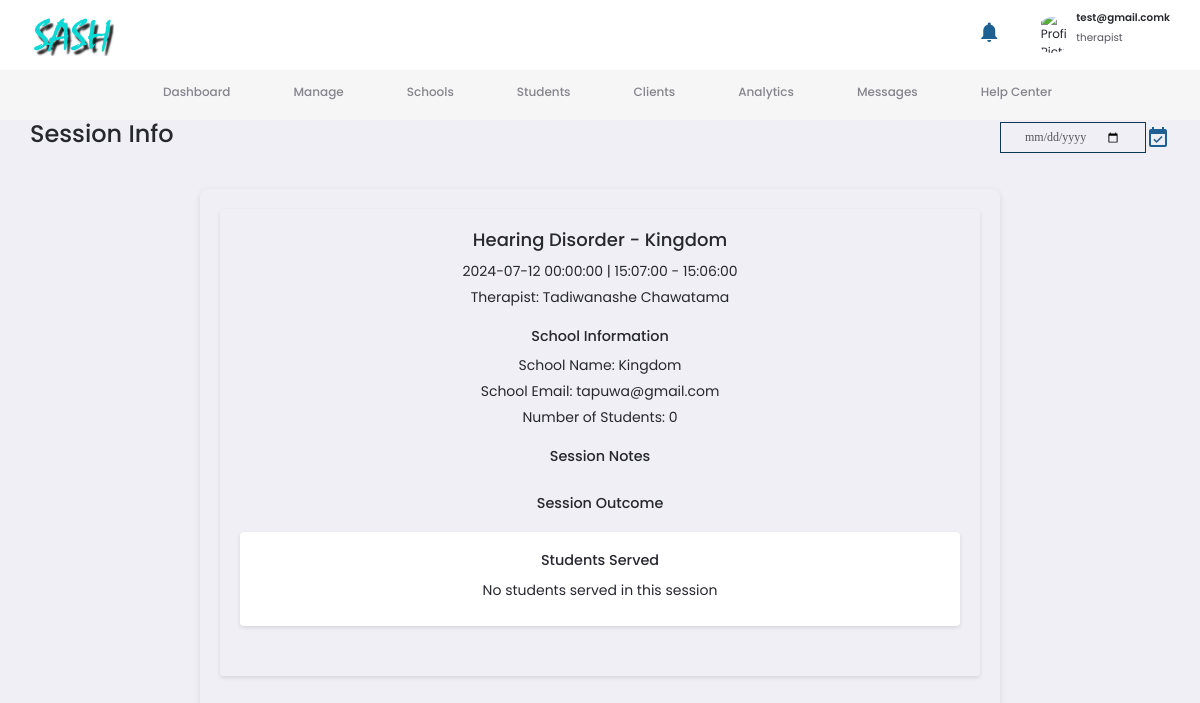
Page /schoolsessioninfo/1/1 (signed in) on the committed database.
### mainapp/models.py (models this page shows, shortened)
class User(db.Model, UserMixin):
    __tablename__ = 'users'
    id = db.Column(db.Integer, primary_key=True)
    firstname = db.Column(db.String(60), nullable=False)
    lastname = db.Column(db.String(60), nullable=False)
    date_of_birth = db.Column(db.DateTime, nullable=False, default=datetime.utcnow)
    gender = db.Column(db.String(60), nullable=False)
    phonenumber = db.Column(db.String(60), nullable=False)
    email = db.Column(db.String(120), nullable=False, unique=True)
    password = db.Column(db.String(120), nullable=False)
    address = db.Column(db.Text, nullable=False)
    role = db.Column(db.String(60), nullable=False)
    contract = db.Column(db.Integer, nullable=False, default=3)
    academic_transcripts = db.Column(db.String(20), nullable=False,  default="user.png")
    personal_doc = db.Column(db.String(20), nullable=False, default="user.png")
    profile_image = db.Column(db.String(20), nullable=False, default="user.png")
    clients = db.relationship('Client', backref='user_therapist', lazy=True)
    schools = db.relationship('School', backref='school_therapist', lazy=True)
    schoolssessions = db.relationship('SchoolSession', backref='session_therapist', lazy=True)
    clientsessions = db.relationship('ClientSession', backref='session_therapist', lazy=True)
    notification = db.relationship('Notifications', backref='user', lazy=True)

class SchoolSession(db.Model):
    __tablename__ = 'school_sessions'
    id = db.Column(db.Integer, primary_key=True)
    date = db.Column(db.DateTime, nullable=False, default=datetime.utcnow)
    start_time = db.Column(db.Time, nullable=False, default=datetime.utcnow)
    end_time = db.Column(db.Time, nullable=False, default=datetime.utcnow)
    diagnosis = db.Column(db.Text, nullable=False)
    school_id = db.Column(db.Integer, db.ForeignKey('schools.id'))
    therapist_id = db.Column(db.Integer, db.ForeignKey('users.id'))
    students_sessions = db.relationship('SchoolStudentSession', backref='school_session', lazy=True)
    report = db.relationship('SchoolSessionReport', backref='school_session', lazy=True)

class School(db.Model):
    __tablename__ = 'schools'
    id = db.Column(db.Integer, primary_key=True)
    school_name = db.Column(db.String, unique=True)
    school_principal = db.Column(db.String)
    date_of_registration = db.Column(db.DateTime, nullable=False, default=datetime.utcnow)
    contact_number = db.Column(db.String(60), nullable=False)
    email = db.Column(db.String(120), nullable=False, unique=True)
    address = db.Column(db.String, nullable=False)
    therapist_id = db.Column(db.Integer, db.ForeignKey('users.id'))
    students = db.relationship('SchoolStudent', backref='student_school', lazy=True)
    sessions = db.relationship('SchoolSession', backref='session_school', lazy=True)
    timetables = db.relationship('SchoolTimeTable', backref='timetable_school', lazy=True)

### mainapp/routes.py (the view)
@app.route('/schoolsessioninfo/<int:school_id>/<int:session_id>')
@login_required
def schoolsessioninfo(school_id, session_id):
    school = School.query.get_or_404(school_id)
    sessions = SchoolSession.query.get_or_404(session_id)
    sessions_report = db.session.query(SchoolSessionReport).filter_by(school_session_id=session_id).first()
    sessions_students = sessions.students_sessions
    return render_template('schoolsessioninfo.html', school=school, schoolsession=sessions, session_report=sessions_report,session_students=sessions_students)

### mainapp/models.py (called while the page is built)
@login_manager.user_loader
def load_user(user_id):
    return User.query.get(int(user_id))

### mainapp/templates/schoolsessioninfo.html (shortened to what this page needs)
{% extends "admin.html" %}
{% block title %}Session Info{% endblock title %}
{% block content %}
  <div class="session-details-container">
    <div class="session-info">
      <div class="session-header">
        <h2>{{ schoolsession.diagnosis }} - {{ school.school_name }}</h2>
        <p>{{ schoolsession.date }} | {{ schoolsession.start_time }} - {{ schoolsession.end_time }}</p>
        <p>Therapist: {{ schoolsession.session_therapist.firstname }} {{ schoolsession.session_therapist.lastname }}</p>
      </div>
      <div class="session-client-info">
        <h3>School Information</h3>
        <p>School Name: {{ school.school_name }}</p>
        <p>School Email: {{ school.email }}</p>
        <p>Number of Students: {{ session_students|length }}</p>
      </div>
      <div class="session-notes">
        <h3>Session Notes</h3>
      </div>
      <div class="session-outcome">
        <h3>Session Outcome</h3>
      </div>
      <div class="student-list">
          <h3>Students Served</h3>
          <div class="student-cards">
            {% if session_students %}
              {% for stud_session in session_students %}
                <div class="student-card">
                  <h4>{{ stud_session.student.firstname }} {{ stud_session.student.lastname }}</h4>
                  <p>Age: {{ stud_session.student.age }} </p>
                  <p>Email: {{ stud_session.student.email }} </p>
                  <p>Diagnosis: {{ stud_session.student.diagnosis }} </p>
                  <a href="#" class="btn btn-primary">View Details</a>
                </div>
              {% endfor %}
            {% else %}
              <p>No students served in this session</p>
            {% endif %}
          </div>
        </div>
    </div>
  </div>
{% endblock content %}

### mainapp/templates/admin.html (shortened to what this page needs)
<!DOCTYPE html>
<html lang="en" class="{{ 'dark-theme' if session.get('theme', 'light') == 'dark' else '' }}">
<head>
      <link href="https://cdn.jsdelivr.net/npm/bootstrap@5.0.2/dist/css/bootstrap.min.css" rel="stylesheet">
  <link rel="stylesheet" href="https://cdnjs.cloudflare.com/ajax/libs/font-awesome/6.2.0/css/all.min.css" />
  <link rel="stylesheet" href="{{url_for('static', filename='css/style.css')}}">
  <link rel="stylesheet" href="{{url_for('static', filename='css/admin.css')}}">
  <link rel="stylesheet" href="{{url_for('static', filename='css/other.css')}}">
</head>
<body>
  <nav>
    <div class="container">
      <img src="{{url_for('static', filename='images/sash.png')}}" alt="Logo" class="logo">
      <div class="profile-area">
        <div class="notify action-btn" id="notifications">
          <span class="material-icons">notifications</span>
          <span id="notification-badge-count" class="badge bg-error circle flex-center">10</span>
        </div>
        <div class="profile">
          <div class="profile-photo">
            <img src="{{profile_image}}" alt="Profile Picture">
          </div>
          <div>
            <h5>{{current_user.email}}</h5>
            <p>{{current_user.role}}</p>
          </div>
        </div>
      </div>
    </div>
  </nav>
  <main>
    <aside>
      <div class="sidebar">
        <a href="{{url_for('Home')}}" class="dash-section active" id="dashboard">
          <h4>Dashboard</h4>
        </a>
        <a href="{{url_for('manage')}}" class="dash-section" id="manage">
          <h4>Manage</h4>
        </a>
        <a href="{{url_for('schools')}}" class="dash-section" id="schools">
          <h4>Schools</h4>
        </a>
        <a href="{{url_for('students')}}" class="dash-section" id="students">
          <h4>Students</h4>
        </a>
        <a href="{{url_for('clients')}}" class="dash-section" id="users">
          <h4>Clients</h4>
        </a>
        <a href="{{url_for('analytics')}}" class="dash-section" id="analytics">
          <h4>Analytics</h4>
        </a>
        <a href="{{url_for('messages')}}" class="dash-section" id="messages">
          <h4>Messages</h4>
        </a>
        <a href="{{url_for('help_center')}}" class="dash-section" id="help-center">
          <h4>Help Center</h4>
        </a>
      </div>
    </aside>
    <section class="middle" id='middle'>
      <div class="header">
        <h1>{%block title%}Dashboard{%endblock title%}</h1>
        <div class="overview-date">
          <input type="date" title='date' value={{current_date}} readonly>
          <i class="material-icons" id="btn-all-sessions">event_available</i>
        </div>
      </div>
      <div class="middle-inner active" id="dashboard-content" >
        {% block content %}{% endblock content%}
      </div>
    </section>
  </main>
</body>
</html>

### mainapp/static/css/style.css (style rules this page uses)
:root { --primary-color:#1e6091; --secondary-color: #0b3954; }
* { box-sizing: border-box; margin: 0; padding: 0; }
body { font-family: 'Segoe UI', Tahoma, Geneva, Verdana, sans-serif; background: #333; }
a { text-decoration: none; margin-left: 15px; font-size: 1rem; cursor: pointer; }
.logo { width: 120px; height: auto; }
span { color: var(--primary-color); }
section { display: flex; flex-direction: column; align-items: center; justify-content: center; text-align: center; scroll-snap-align: center; }

### mainapp/static/css/admin.css (style rules this page uses)
:root { --color-white: #FFFFFF; --color-light: #f0eff5; --color-aside:#f6f6f7; --color-gray-light: #86848C; --color-gray-dark: #56555E; --color-dark: #27282F; --color-card:#f0eff5; --bg-purple-light:#f0e6ff; --bg-purple:#f0e6ff; --primary-color:#1e6091; --secondary-color: #0b3954; --card-border-radius: 1.6rem; --notification-width: 420px; }
* { margin: 0; padding: 0; border: 0; outline: none !important; appearance: none; text-decoration: none; list-style: none; box-sizing: border-box; }
html { font-size: 12px; }
body { background: var(--color-light); font-family: poppins, sans-serif; min-height: 100vh; color: var(--color-dark); overflow: hidden; }
img { width: 100%; }
h1 { font-size: 2.2rem; }
h2 { font-size: 1.5rem; }
h3 { font-size: 1.2rem; }
h4 { font-size: 1rem; }
h5 { font-size: 0.86rem; font-weight: 500; }
p { font-size: 0.86rem; color: var(--color-gray-dark); }
nav { width: 100vw; background: var(--color-white); padding: 1rem 0; }
nav .container { display: flex; justify-content: space-between; align-items: center; position: relative; width: 96%; margin: 0 auto; padding: 0; }
nav img.logo { width: 7rem; }
nav .profile-area { display: flex; align-items: center; justify-content: space-between; gap: 10px; }
nav .profile-area .profile { display: flex; align-items: center; gap: 5px; cursor: pointer; }
nav .profile-area .profile h5 { font-weight: 600; }
nav .profile-area .profile p { font-weight: 400; }
nav .profile-area .profile .profile-photo { display: flex; justify-content: center; align-items: center; width: 3rem; height: 3rem; border-radius: 50%; overflow: hidden; }
nav .profile-area .profile img { width: 70%; }
main { display: flex; flex-direction: column; width: 100%; padding: 0 auto 4rem; align-items: center; justify-content: center; }
main aside { width: 100%; transition: 0.5s ease-in-out; background: var(--color-aside); }
main aside .sidebar { display: flex; justify-content: center; align-items: center; width: 100%; }
main aside .sidebar a { display: flex; align-items: center; gap: 1rem; height: 4.2rem; color: var(--color-gray-light); position: relative; cursor: pointer; font-size: 4rem; padding: 1rem 2rem; text-wrap: nowrap; }
main aside .sidebar a.active::before { content: ''; width: 6px; height: 100%; position: absolute; }
main aside .sidebar h4 { font-weight: 500; }
.container { width: 100%; }
main section.middle { position: relative; bottom: 20px; width: 100%; overflow: auto; padding: 0 20px 40px; }
.overview-date { display: flex; justify-content: baseline; align-items: center; }
.overview-date { color: var(--primary-color); cursor: pointer; }
main section.middle .header { display: flex; align-items: center; font-size: 24px; gap: 1rem; justify-content: space-between; margin: 10px 0 0 0; width: 100%; padding: 10px; }
main section.middle .header h1 { font-size: 24px; }
main section.middle .header input[type='date'] { padding: 0.5rem 2rem; border-radius: var(--border-radius-2); background: var(--color-light); color: var(--color-gray-dark); margin: 0; font-family: none; font-size: 1rem; line-height: 1.4; }
main section.middle .middle-inner { display: none; overflow: auto; width: 100%; max-width: 1200px; justify-content: center; align-items: center; height: 75vh; padding: 2rem 4rem; padding-bottom: 4rempx; }
main section.middle .middle-inner.active { display: block; width: 100%; }
#notifications { cursor: pointer; }
.profile { position: relative; display: inline-block; }
.header { margin-bottom: 10px; }
.material-icons-sharp, .material-icons { transition: all 0.3s ease-in-out; }

### rows in the picture
User: email "test@gmail.comk", role "therapist"
SchoolSession: diagnosis "Hearing Disorder", date "2024-07-12 00:00:00", start_time "15:07:00", end_time "15:06:00"
School: school_name "Kingdom", email "tapuwa@gmail.com"
User: session_therapist.firstname "Tadiwanashe", session_therapist.lastname "Chawatama"

### other values in the picture
{{ session_students|length }} "0"
